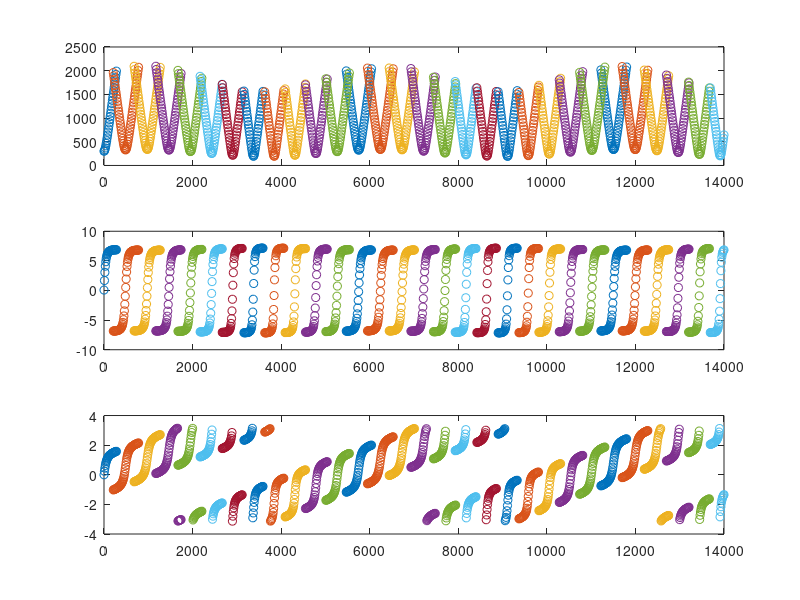
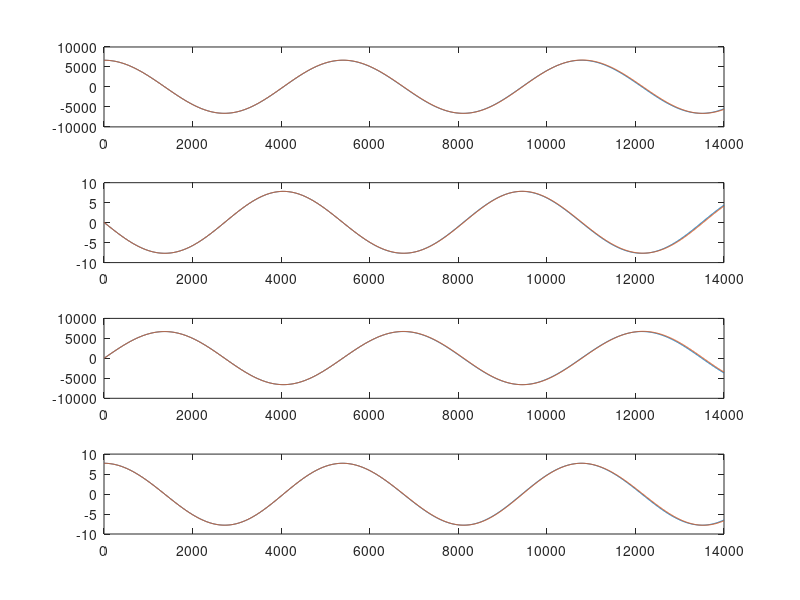
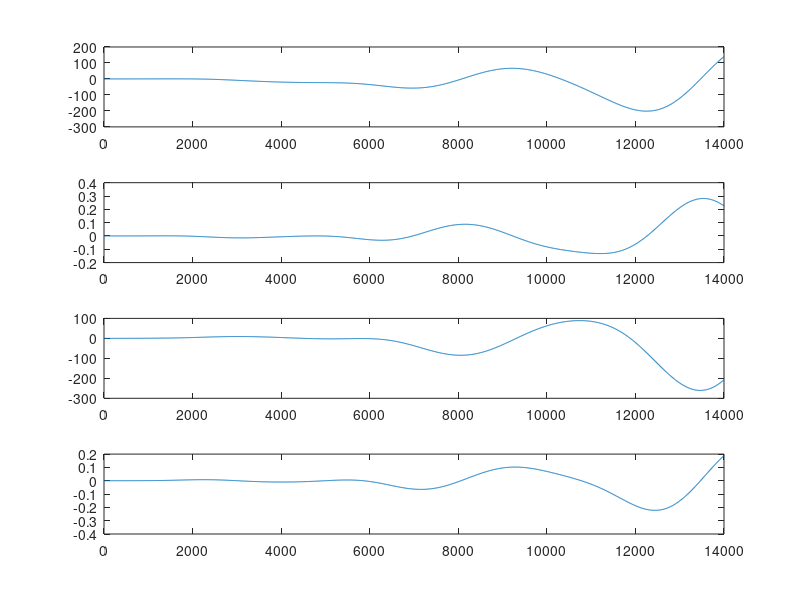
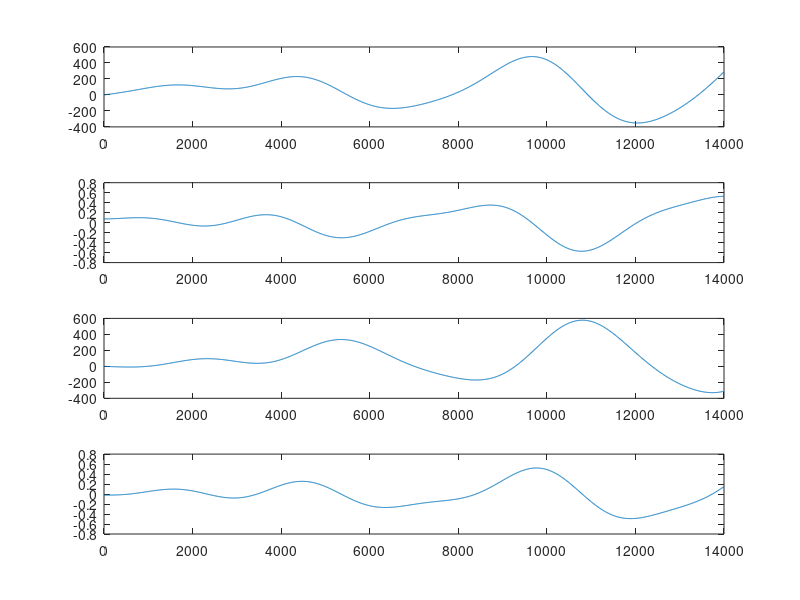

The MATLAB source for these figures, in order:
%% full nonlinear sim
% constants
mu = 398600;
mu = 3.986004418e5;
Re = 6378;
we = 2*pi/86400;

% radius
r = @(x) sqrt(x(1,:).^2+x(3,:).^2);
% odefun
f = @(t,x) [x(2,:);...
           -mu*x(1,:)./r(x).^3;...
            x(4,:);...
           -mu*x(3,:)./r(x).^3];
% sim setup
dt = 10;
times = 0:dt:14000;
x_pert = [0;0.075;0;-0.021];
x0 = [6678; 0; 0; sqrt(mu/6678)] + x_pert;

% solve ODE
opts = odeset('RelTol',1e-12,'AbsTol',1e-12);
[t,x] = ode45(f,times,x0,opts);
t = t'; x = x'; i = 1:12; nt = length(t); ni = length(i);

% theta i
th = @(t,i) mod(we*t+(i-1)*pi/6+pi,2*pi) - pi;

% Xsi and d/dt Xsi
xi = @(t,i) Re*cos(we*t+(i-1)*pi/6); % t: row, i:col, xi: ni x nt
xi_dot = @(t,i) -we*Re*sin(we*t+(i-1)*pi/6);
% Ysi and d/dt Ysi
yi = @(t,i) Re*sin(we*t+(i-1)*pi/6); % t: row, i:col, yi: ni x nt
yi_dot = @(t,i) we*Re*cos(we*t+(i-1)*pi/6);

% range measurement
p = @(t,x,i) sqrt((x(1,:)-xi(t,i)).^2 + (x(3,:)-yi(t,i)).^2); % t: row, x: 4 x nt, i: col, p: ni x nt
% range rate measurement
p_dot = @(t,x,i) ( (x(1,:)-xi(t,i)).*(x(2,:)-xi_dot(t,i)) + (x(3,:)-yi(t,i)).*(x(4,:)-yi_dot(t,i)) )./p(t,x,i);
% angle measurement
phi = @(t,x,i) atan2(x(3,:)-yi(t,i), x(1,:)-xi(t,i));

% calculate measurements for all 12 ground stations
h = zeros(3,nt,ni);
figure(33); clf()
for i = 1:ni
    % angle measurements over time
    phis = phi(t,x,i);
    % ground station position over time
    ths = th(t,i);

    % vector measurement over time for ground station i
    h(:,:,i) = [p(t,x,i); p_dot(t,x,i); phis];

    % not in view when phi is more than 90 deg from theta
    not_in_view = min(mod(ths-phis,2*pi),mod(phis-ths,2*pi)) > pi/2;

    % set measurements to NaN when not in view
    h(:,not_in_view,i) = NaN;

    % plot measurements
    subplot(3,1,1); plot(t,h(1,:,i),'o'); hold on
    subplot(3,1,2); plot(t,h(2,:,i),'o'); hold on
    subplot(3,1,3); plot(t,h(3,:,i),'o'); hold on
end

%% linearization

% CT jacobians
A = @(x) [0,                             1,                              0, 0; ...
         -mu/r(x)^3*(1-3*x(1)^2/r(x)^2), 0,          3*mu*x(1)*x(3)/r(x)^5, 0;...
          0,                             0,                              0, 1;...
          3*mu*x(1)*x(3)/r(x)^5,         0, -mu/r(x)^3*(1-3*x(3)^2/r(x)^2), 0];
B = [0 0;1 0;0 0;0 1];

H = @(t,x,i) [(x(1)-xi(t,i))/p(t,x,i), 0, (x(3)-yi(t,i))/p(t,x,i), 0;...
              (x(2)-xi_dot(t,i))/p(t,x,i) - p_dot(t,x,i)*(x(1)-xi(t,i))/p(t,x,i)^2,...
                (x(1)-xi(t,i))/p(t,x,i),...
                (x(4)-yi_dot(t,i))/p(t,x,i) - p_dot(t,x,i)*(x(3)-yi(t,i))/p(t,x,i)^2,...
                (x(3)-yi(t,i))/p(t,x,i);...
              cos(phi(t,x,i))^2*[-(x(3)-yi(t,i))/(x(1)-xi(t,i))^2, 0, 1/(x(1)-xi(t,i)), 0]];

% set up nominal trajectory
% nominal radius/mean motion/period
r0 = 6678; n0 = sqrt(mu/r0^3); T0 = 2*pi/n0;
x_nom = @(t) [r0*cos(n0*t);...
            -r0*n0*sin(n0*t);...
             r0*sin(n0*t);...
             r0*n0*cos(n0*t)];

% simulate using DT jacobian
Alin_CT = zeros(4,4,nt);
Alin_DT = Alin_CT;
x_lin = zeros(4,nt);
dx = zeros(4,nt+1);
dx(:,1) = x_pert;
y_lin = zeros(3,nt,ni);
dy = zeros(3,nt,ni);
for k = 1:nt
    % current state of nominal trajectory
    x_nom_k = x_nom(t(k));

    % reconstruct full state as nominal + delta
    x_lin(:,k) = x_nom_k + dx(:,k);
    
    % calculate linearized measurement
    for i = 1:ni
        % evaluate nominal measurement
        y_lin(:,k,i) = [p(t(k),x_nom_k,i); p_dot(t(k),x_nom_k,i); phi(t(k),x_nom_k,i)];

        % add delta measurement
        y_lin(:,k,i) = y_lin(:,k,i) + H(t(k),x_nom_k,i)*dx(:,k);

        % remove if out of sight
        if min(mod(th(t(k),i)-phi(t(k),x_lin(:,k),i),2*pi),...
               mod(phi(t(k),x_lin(:,k),i)-th(t(k),i),2*pi)) > pi/2
            y_lin(:,k,i) = NaN;
        end
    end

    % evaluate CT jacobian at the nominal trajectory
    Alin_CT(:,:,k) = A(x_nom_k);
    
    % euler estimate of DT jacobian
    Alin_DT(:,:,k) = eye(4) + dt*Alin_CT(:,:,k);

    % propagate the delta x state
    dx(:,k+1) = Alin_DT(:,:,k)*dx(:,k);
end

% plot linearized sim state on top of the full nonlinear state
figure(44); clf()
subplot(4,1,1); plot(t,x(1,:));
hold on; plot(t,x_lin(1,:));
subplot(4,1,2); plot(t,x(2,:));
hold on; plot(t,x_lin(2,:));
subplot(4,1,3); plot(t,x(3,:));
hold on; plot(t,x_lin(3,:));
subplot(4,1,4); plot(t,x(4,:));
hold on; plot(t,x_lin(4,:));

% plot the difference of the two sims
figure(55); clf()
subplot(4,1,1); plot(t,x(1,:)-x_lin(1,:));
subplot(4,1,2); plot(t,x(2,:)-x_lin(2,:));
subplot(4,1,3); plot(t,x(3,:)-x_lin(3,:));
subplot(4,1,4); plot(t,x(4,:)-x_lin(4,:));

% plot linearized sim state on top of the full nonlinear state
figure(66); clf(); dx = dx(:,1:end-1);
subplot(4,1,1); plot(t,dx(1,:));
subplot(4,1,2); plot(t,dx(2,:));
subplot(4,1,3); plot(t,dx(3,:));
subplot(4,1,4); plot(t,dx(4,:));

% pot linearized measurements
figure(77); clf()
for i = 1:ni
    subplot(3,1,1); plot(t,y_lin(1,:,i),'o'); hold on
    subplot(3,1,2); plot(t,y_lin(2,:,i),'o'); hold on
    subplot(3,1,3); plot(t,y_lin(3,:,i),'o'); hold on
end

% i = 2;
% % h: ny x nt x ni
% h = @(t,x,i) [reshape(p(t,x,i)',1,nt,ni);...
%               reshape(p_dot(t,x,i)',1,nt,ni);...
%               reshape(phi(t,x,i)',1,nt,ni)];